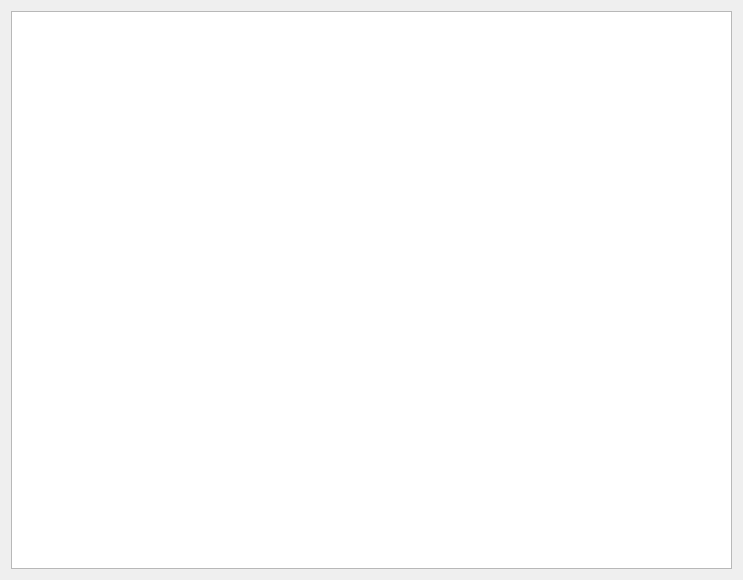
<?xml version="1.0" encoding="UTF-8"?>
<ui version="4.0">
 <class>DlgAppLog</class>
 <widget class="QDialog" name="DlgAppLog">
  <property name="geometry">
   <rect>
    <x>0</x>
    <y>0</y>
    <width>743</width>
    <height>580</height>
   </rect>
  </property>
  <property name="windowTitle">
   <string>Dialog</string>
  </property>
  <layout class="QVBoxLayout" name="verticalLayout">
   <item>
    <widget class="QPlainTextEdit" name="txtLog">
     <property name="undoRedoEnabled">
      <bool>false</bool>
     </property>
     <property name="lineWrapMode">
      <enum>QPlainTextEdit::NoWrap</enum>
     </property>
     <property name="readOnly">
      <bool>true</bool>
     </property>
    </widget>
   </item>
  </layout>
 </widget>
 <resources/>
 <connections/>
</ui>
